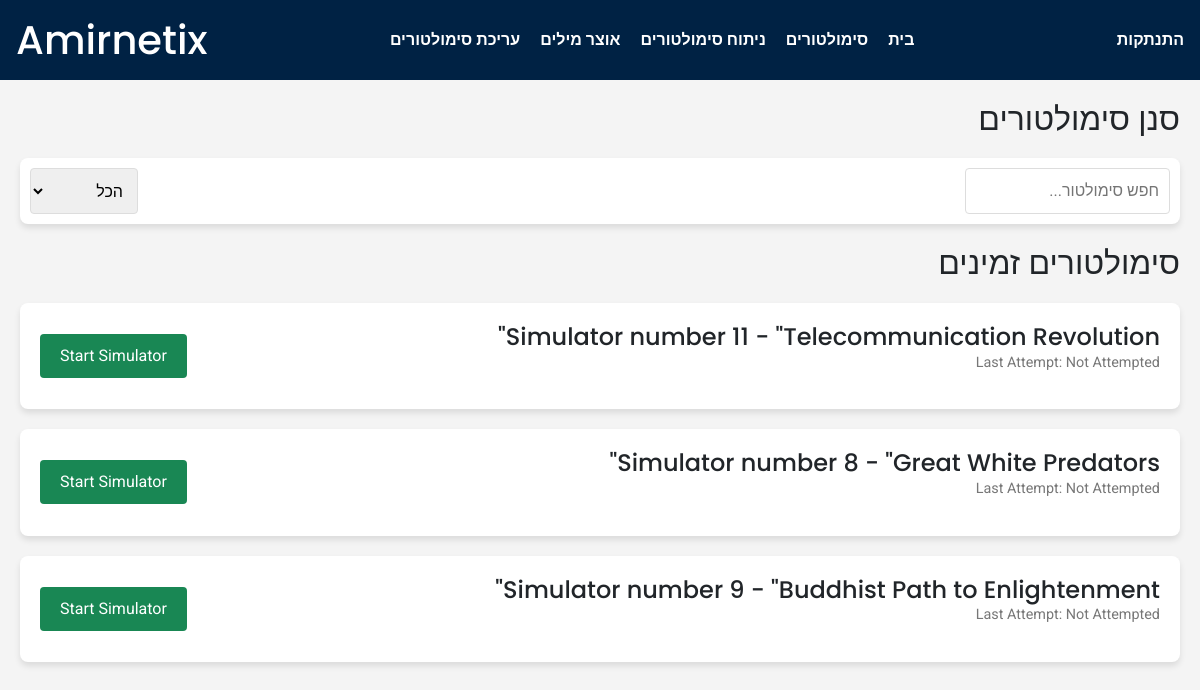
The app's page /Simulator/ (signed in), older data.
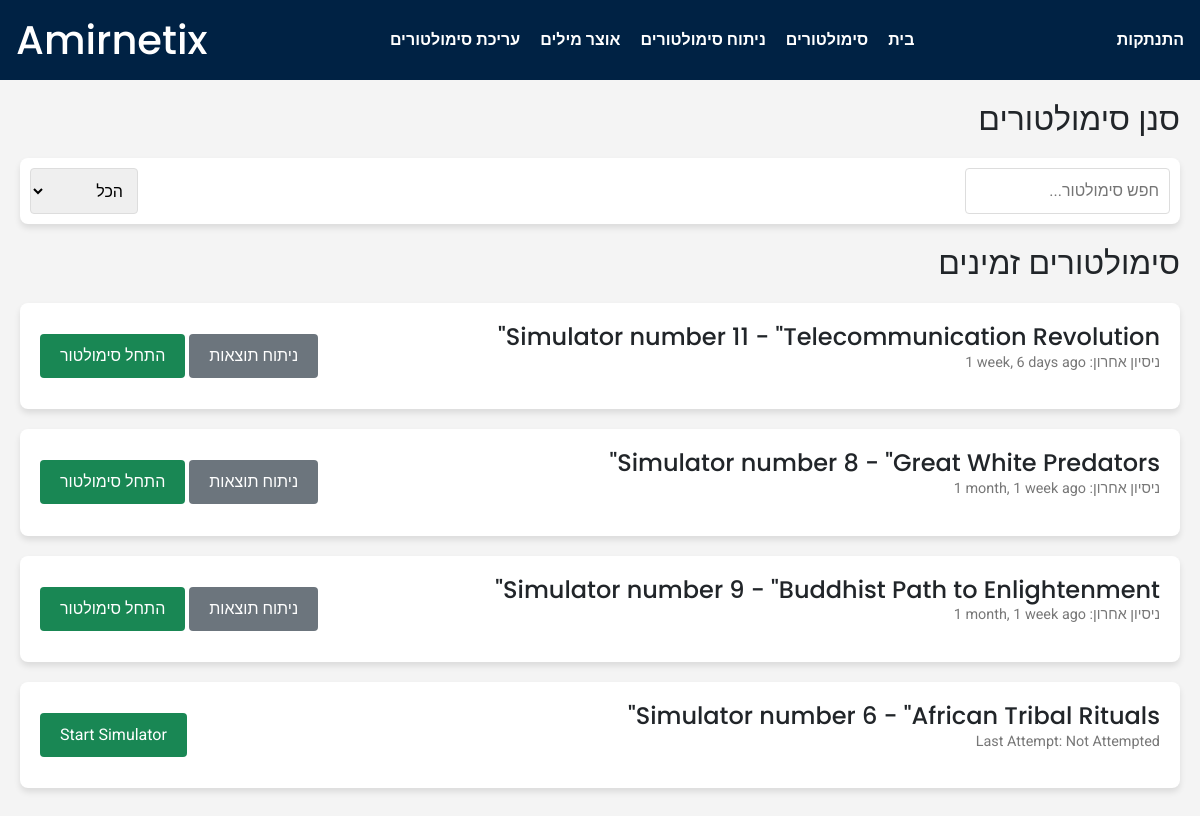
The same page, newer data.
### Simulator/models.py (models this page shows, shortened)
class Simulator(models.Model):
    name = models.CharField(max_length=100)
    description = models.TextField(blank=True, null=True)
    level = models.IntegerField(choices=SimulatorLevel.choices, default=SimulatorLevel.MIX)
    create_date = models.DateField(auto_now_add=True)
    def __str__(self):
        return self.name
    def get_last_attempt(self, user: CustomUser):
        try:
            return SimulatorAttempt.objects.filter(user=user, simulator=self).order_by('-start_time').first()
        except:
            return None

class SimulatorAttempt(models.Model):
    user = models.ForeignKey(CustomUser, on_delete=models.CASCADE, related_name='simulator_attempts')
    simulator = models.ForeignKey(Simulator, on_delete=models.CASCADE, related_name='attempts')
    start_time = models.DateTimeField(auto_now_add=True)
    end_time = models.DateTimeField(blank=True, null=True)
    def __str__(self):
        return f"{self.user.username} - {self.simulator.name} - Attempt on {self.start_time}"

### Simulator/views.py (the view)
# urls.py: path("", views.index,name='analysis'),
def index(request):
    simulators_to_exclude = Get_SimulatorsIds_To_Exclude()
    simulators_to_exclude.append(6)
    all_simulators = Simulator.objects.exclude(id__in = simulators_to_exclude)
    all_simulator_attempts = []
    user = request.user
    if user is not None:
        for simulator in all_simulators:
            if simulator.get_last_attempt(user) is not None:
                all_simulator_attempts.append({'simulator' : simulator, 'last_attempt' : simulator.get_last_attempt(user)})
            else:
                print(f"simulator: {simulator}")
                print(f"last_attempt: {simulator.get_last_attempt(user)}")
                all_simulator_attempts.append({'simulator' : simulator})
        print(all_simulator_attempts)
        return render(request,'Simulator/index.html', {
            'all_simulators' : all_simulator_attempts
        })
    return render(request,'Simulator/index.html',{
        'all_simulators' : all_simulator_attempts
    })

### Simulator/views.py (called while the page is built)
def Get_SimulatorsIds_To_Exclude() -> list:
    return [-1,0]

### Simulator/templates/Simulator/index.html (shortened to what this page needs)
{% extends "Simulator/layout.html" %}
{% block body %}
    <div class="container">
        {% if user.is_authenticated %}
        <h2>סנן סימולטורים</h2>
        <div class="filter-section">
            <input type="text" id="search-bar" placeholder="חפש סימולטור..." onkeyup="filterSimulators()">
            <select name="status" id="status-filter" onchange="filterSimulators()">
                <option value="all">הכל</option>
            </select>
        </div>
        <h2>סימולטורים זמינים</h2>
        <div id="simulator-list" class="simulator-list">
        {% if all_simulators %}
        {% for simulator_attempt in all_simulators %}
            {% if simulator_attempt.last_attempt %}
            <div class="simulator-card" data-level="{{simulator_attempt.simulator.level}}" data-status="done">
                <div>
                    <h3>{{simulator_attempt.simulator.name}}</h3>
                    <p class="details">ניסיון אחרון: <span dir="ltr">{{simulator_attempt.last_attempt.start_time|timesince}} ago</span></p>
                </div>
                <div>
                    <a href="{% url 'analyze_simulator' simulator_id=simulator_attempt.last_attempt.id%}" class="btn btn-secondary">ניתוח תוצאות</a>
                    <a href="{% url 'start_simulator' simulator_id=simulator_attempt.simulator.id %}" class="btn btn-success">התחל סימולטור</a>
                </div>
            </div>
            {% else %}
            <div class="simulator-card" data-level="{{simulator_attempt.simulator.level}}" data-status="not-done">
                <div>
                    <h3>{{simulator_attempt.simulator.name}}</h3>
                    <p class="details">Last Attempt: Not Attempted</p>
                </div>
                <a href="{% url 'start_simulator' simulator_id=simulator_attempt.simulator.id %}" class="btn btn-success">Start Simulator</a>
            </div>
            {% endif %}
        {% endfor %}
        {% endif %}
        </div>
        {% endif %}
    </div>
{% endblock %}

Row changes from the older to the newer data that the page shows:
shown differently, row unchanged: Simulator "Simulator number 11 - \"Telecommunication Revolution\"": last_attempt.start_time (not shown) → "1 week, 6 days"; text "Last Attempt: Not Attempted Start Simulator" → "ניסיון אחרון: ago ניתוח תוצאות התחל סימולטור"
shown differently, row unchanged: Simulator "Simulator number 8 - \"Great White Predators\"": last_attempt.start_time (not shown) → "1 month, 1 week"; text "Last Attempt: Not Attempted Start Simulator" → "ניסיון אחרון: ago ניתוח תוצאות התחל סימולטור"
shown differently, row unchanged: Simulator "Simulator number 9 - \"Buddhist Path to Enlightenment\"": last_attempt.start_time (not shown) → "1 month, 1 week"; text "Last Attempt: Not Attempted Start Simulator" → "ניסיון אחרון: ago ניתוח תוצאות התחל סימולטור"
added Simulator: simulator.name "Simulator number 6 - \"African Tribal Rituals\""
